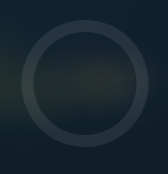
#> input picture BigDataPrinciplesandTechnologies/homework/homework1/code/data/test.png, 168 x 174 px
$ python edge_detection.py   (older library calls are emulated)
#> lines starting #> are read from the running program, lines starting #| are printed output that depends on the picture
import cv2
import numpy as np
import os
import matplotlib.pyplot as plt

def main():
    # 设置图片路径
    img_path = os.path.join(os.path.dirname(__file__), 'data', 'test.png')
    if not os.path.exists(img_path):
        print(f"未找到测试图片: {img_path}")
        return

    # 读取原图
    img = cv2.imread(img_path, cv2.IMREAD_GRAYSCALE)
#> img: shape (174, 168); min 26, max 59, mean 34.3
    if img is None:
        print("图片读取失败！")
        return

    # Sobel 边缘检测
    sobelx = cv2.Sobel(img, cv2.CV_64F, 1, 0, ksize=3)
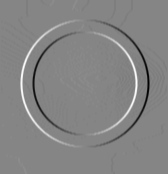
#> sobelx: shape (174, 168) float64; min -79, max 72, mean -0.3; drawn with min black and max white
    sobely = cv2.Sobel(img, cv2.CV_64F, 0, 1, ksize=3)
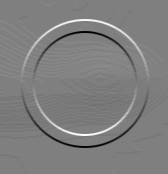
#> sobely: shape (174, 168) float64; min -76, max 76, mean -0.1; drawn with min black and max white
    sobel = cv2.magnitude(sobelx, sobely)
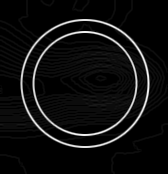
#> sobel: shape (174, 168) float64; min 0, max 80.99, mean 4.8; drawn with min black and max white
    sobel = np.uint8(np.clip(sobel, 0, 255))
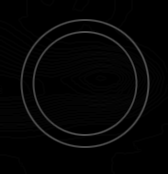
#> sobel: shape (174, 168); min 0, max 80, mean 4.7

    # 展示原图和边缘图
    plt.figure(figsize=(10, 4))
    plt.subplot(1, 2, 1)
    plt.title('Original')
    plt.imshow(img, cmap='gray')
    plt.axis('off')
    plt.subplot(1, 2, 2)
    plt.title('Sobel Edge')
    plt.imshow(sobel, cmap='gray')
    plt.axis('off')
    plt.tight_layout()
    plt.show()

    # 保存边缘检测结果
    out_path = os.path.join(os.path.dirname(__file__), 'data', 'test_sobel.png')
    cv2.imwrite(out_path, sobel)
    print(f"边缘检测结果已保存: {out_path}")

if __name__ == '__main__':
    main()
